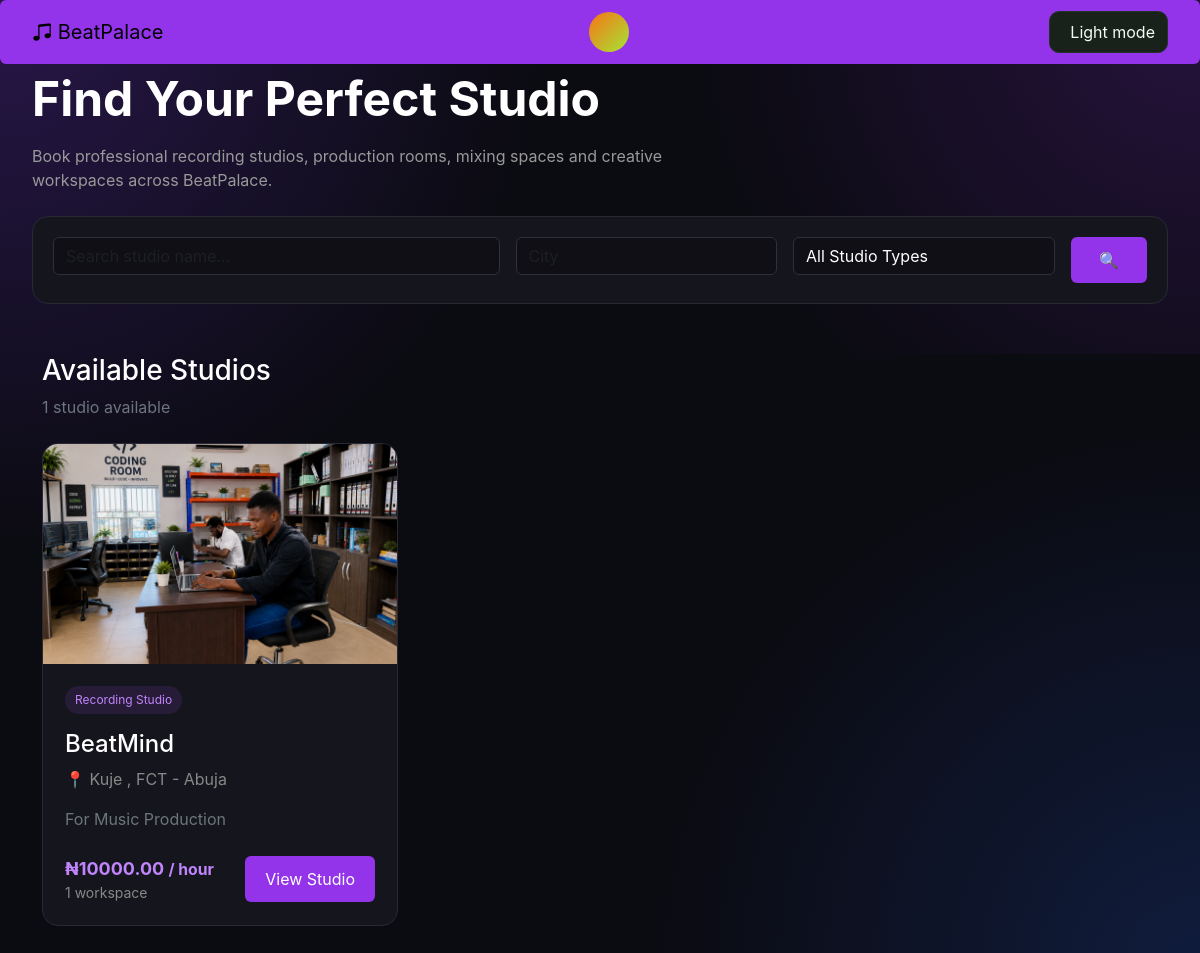
Page /studio/ on the committed database.
### studio/models.py (models this page shows, shortened)
class Studio(models.Model):
    STUDIO_TYPES = [
        ("recording", "Recording Studio"),
        ("mixing", "Mixing Room"),
        ("production", "Production Room"),
        ("rehearsal", "Rehearsal Room"),
        ("podcast", "Podcast / Video Studio"),
        ("content", "Content Creation Space"),
    ]
    STATE = [
        ("Abia",     "Abia"),
        ("Adamawa",     "Adamawa"),
        ("Akwa Ibom",     "Akwa Ibom"),
        ("Anambra",     "Anambra"),
        ("Bauchi",     "Bauchi"),
        ("Bayelsa",     "Bayelsa"),
        ("Benue",     "Benue"),
        ("Borno",     "Borno"),
        ("Cross River",     "Cross River"),
        ("Delta",     "Delta"),
        ("Ebonyi",     "Ebonyi"),
        ("Edo",     "Edo"),
        ("Ekiti",     "Ekiti"),
        ("Enugu",     "Enugu"),
        ("FCT - Abuja",     "FCT - Abuja"),
        ("Gombe",     "Gombe"),
        ("Imo",     "Imo"),
        ("Jigawa",     "Jigawa"),
        ("Kaduna",     "Kaduna"),
        ("Kano",     "Kano"),
        ("Katsina",     "Katsina"),
        ("Kebbi",     "Kebbi"),
        ("Kogi",     "Kogi"),
        ("Kwara",     "Kwara"),
        ("Lagos",     "Lagos"),
        ("Nasarawa",     "Nasarawa"),
        ("Niger",     "Niger"),
        ("Ogun",     "Ogun"),
        ("Ondo",     "Ondo"),
        ("Osun",     "Osun"),
        ("Oyo",     "Oyo"),
        ("Plateau",     "Plateau"),
        ("Rivers",     "Rivers"),
        ("Sokoto",     "Sokoto"),
        ("Taraba",     "Taraba"),
        ("Yobe",     "Yobe"),
        ("Zamfara",     "Zamfara"),
    ]
    owner = models.ForeignKey(
        settings.AUTH_USER_MODEL,
        on_delete=models.CASCADE,
        related_name="owned_studios",
    )
    name = models.CharField(max_length=200)
    studio_type = models.CharField(
        max_length=30,
        choices=STUDIO_TYPES,
        default="recording",
    )
    description = models.TextField()
    address = models.CharField(
        max_length=255,
    )
    city = models.CharField(
        max_length=100,
    )
    state = models.CharField(
        max_length=100,
        blank=True,
        choices=STATE,
    )
    country = models.CharField(
        max_length=100,
        default="Nigeria",
    )
    phone = models.CharField(
        max_length=30,
        blank=True,
    )
    email = models.EmailField(
        blank=True,
    )
    hourly_rate = models.DecimalField(
        max_digits=12,
        decimal_places=2,
        validators=[MinValueValidator(Decimal("0"))],
    )
    daily_rate = models.DecimalField(
        max_digits=12,
        decimal_places=2,
        null=True,
        blank=True,
        validators=[MinValueValidator(Decimal("0"))],
    )
    capacity = models.PositiveIntegerField(
        default=5,
    )
    equipment = models.TextField(
        blank=True,
        help_text="List studio equipment and instruments.",
    )
    amenities = models.TextField(
        blank=True,
    )
    rules = models.TextField(
        blank=True,
    )
    cover_image = models.ImageField(
        upload_to="studios/covers/",
        blank=True,
        null=True,
    )
    is_active = models.BooleanField(
        default=True,
    )
    created_at = models.DateTimeField(
        auto_now_add=True,
    )
    updated_at = models.DateTimeField(
        auto_now=True,
    )
    class Meta:
        ordering = ["-created_at"]

### studio/views.py (the view)
def studio_list(request):
    studios = (
        Studio.objects
        .filter(is_active=True)
        .select_related("owner")
        .prefetch_related("images", "workspaces")
    )
    city = request.GET.get("city")
    studio_type = request.GET.get("type")
    search = request.GET.get("q")
    if city:
        studios = studios.filter(city__icontains=city)
    if studio_type:
        studios = studios.filter(
            studio_type=studio_type
        )
    if search:
        studios = studios.filter(
            name__icontains=search
        )
    context = {
        "studios": studios,
        "studio_types": Studio.STUDIO_TYPES,
        "selected_city": city or "",
        "selected_type": studio_type or "",
        "search": search or "",
    }
    return render(
        request,
        "studio/studio_list.html",
        context,
    )

### templates/studio/studio_list.html (shortened to what this page needs)
{% extends "base.html" %}
{% block content %}
<section class="hero">
    <div class="container-fluid">
        <h1>
            Find Your Perfect Studio
        </h1>
        <p class="mt-3">
            Book professional recording studios,
            production rooms, mixing spaces and
            creative workspaces across BeatPalace.
        </p>
        <form
            method="GET"
            class="search-box mt-4"
        >
            <div class="row g-3">
                <div class="col-lg-5">
                    <input
                        type="text"
                        name="q"
                        value="{{ search }}"
                        class="form-control"
                        placeholder="Search studio name..."
                    >
                </div>
                <div class="col-lg-3">
                    <input
                        type="text"
                        name="city"
                        value="{{ selected_city }}"
                        class="form-control"
                        placeholder="City"
                    >
                </div>
                <div class="col-lg-3">
                    <select
                        name="type"
                        class="form-select"
                    >
                        <option value="">
                            All Studio Types
                        </option>
                    </select>
                </div>
                <div class="col-lg-1">
                    <button
                        type="submit"
                        class="btn btn-primary w-100 h-100"
                    >
                        🔍
                    </button>
                </div>
            </div>
        </form>
    </div>
</section>
<div class="container pb-5">
    <div class="d-flex
                justify-content-between
                align-items-center
                mb-4">
        <div>
            <h3>
                Available Studios
            </h3>
            <span class="text-secondary">
                {{ studios.count }} studio{{ studios.count|pluralize }}
                available
            </span>
        </div>
    </div>
    <div class="row g-4">
        {% for studio in studios %}
        <div class="col-md-6 col-lg-4">
            <div class="studio-card">
                {% if studio.cover_image %}
                    <img
                        src="{{ studio.cover_image.url }}"
                        class="studio-image"
                        alt="{{ studio.name }}"
                    >
                {% else %}
                    <div class="studio-placeholder">
                        🎙️
                    </div>
                {% endif %}
                <div class="studio-content">
                    <span class="studio-type">
                        {{ studio.get_studio_type_display }}
                    </span>
                    <h4 class="mt-3">
                        {{ studio.name }}
                    </h4>
                    <div class="location mb-3">
                        📍
                        {{ studio.city }}
                        {% if studio.state %}
                            , {{ studio.state }}
                        {% endif %}
                    </div>
                    <p class="text-secondary">
                        {{ studio.description|truncatewords:20 }}
                    </p>
                    <div class="d-flex
                                justify-content-between
                                align-items-center
                                mt-4">
                        <div>
                            <div class="price">
                                ₦{{ studio.hourly_rate }}
                                <small>
                                    / hour
                                </small>
                            </div>
                            <div class="workspace-count">
                                {{ studio.workspaces.count }}
                                workspace{{ studio.workspaces.count|pluralize }}
                            </div>
                        </div>
                        <a href="{% url 'studio:studio_detail' studio.id %}"
                        class="btn btn-primary">
                            View Studio
                        </a>
                    </div>
                </div>
            </div>
        </div>
        {% endfor %}
    </div>
</div>
{% endblock %}

### static/css/style.css (style rules this page uses)
:root { color-scheme: dark; --bg: #090c0a; --sidebar: #0f1411; --card-deep: #050706; --card: #18221b; --card-raised: #223027; --input-bg: #0d120f; --primary: #f97316; --primary-light: #fb923c; --primary-soft: #2c1405; --secondary: #a3e635; --pink: #ef4444; --text: #f0fdf4; --muted-strong: #94a3b8; --muted: #415346; --border: #243329; --border-color: var(--border); --gradient-brand: linear-gradient(135deg, var(--primary), var(--secondary)); --gradient-avatar: linear-gradient(135deg, var(--primary), var(--pink)); --shadow-card: 0 15px 40px rgb(0 0 0 / 30%); --shadow-auth: 0 30px 80px rgb(0 0 0 / 40%); --radius-sm: 10px; --radius-md: 12px; --radius-lg: 16px; --radius-xl: 20px; --transition: 0.25s ease; }
* { box-sizing: border-box; }
html { scroll-behavior: smooth; }
img { max-width: 100%; }
button, input, select, textarea { font: inherit; }
button, a { -webkit-tap-highlight-color: transparent; }
.btn-primary { border: none; background: var(--gradient-brand); padding: 11px 20px; }

### templates/studio/studio_list.html (style rules this page uses)
.hero { padding: 70px 20px 50px; background: radial-gradient( circle at top right, rgba(147, 51, 234, .20), transparent 40% ); }
.hero h1 { font-size: 48px; font-weight: 700; }
.hero p { color: #999; max-width: 650px; }
.search-box { background: #15151d; border: 1px solid #292936; border-radius: 16px; padding: 20px; }
.form-control, .form-select { background: #0f0f15; border: 1px solid #30303b; color: #fff; }
.studio-card { background: #15151d; border: 1px solid #292936; border-radius: 16px; overflow: hidden; height: 100%; transition: .2s; }
.studio-image { width: 100%; height: 220px; object-fit: cover; background: #22222c; }
.studio-content { padding: 22px; }
.studio-type { display: inline-block; background: rgba(168, 85, 247, .12); color: #c084fc; padding: 5px 10px; border-radius: 20px; font-size: 12px; }
.location { color: #888; }
.price { color: #c084fc; font-weight: 700; font-size: 18px; }
.workspace-count { color: #888; font-size: 14px; }
.btn-primary { background: #9333ea; border: none; }

### rows in the picture
Studio: cover_image (picture), studio_type "Recording Studio", name "BeatMind", city "Kuje", state "FCT - Abuja", description "For Music Production", hourly_rate "10000.00", workspaces.count "1"

### other values in the picture
{{ studios.count }} "1"
